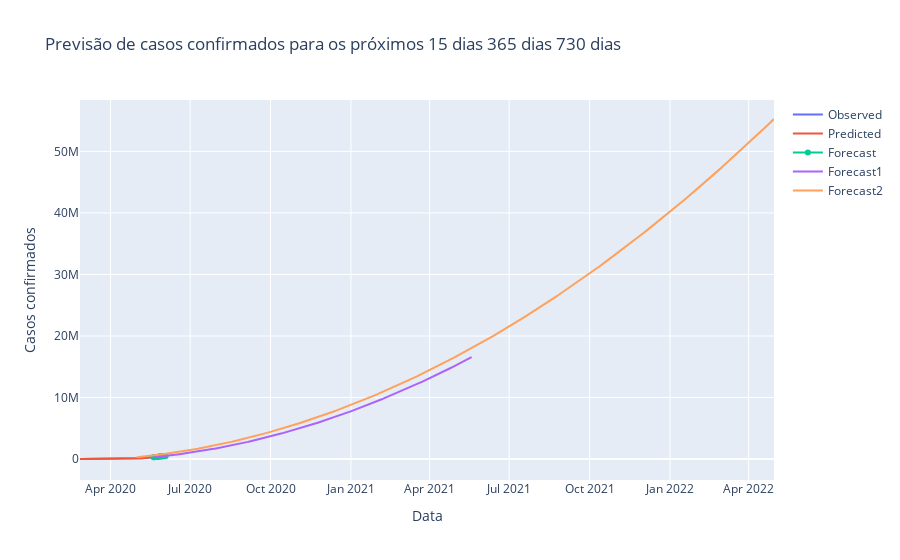

The notebook cell this image was saved under:
### Code cell
fig = go.Figure(go.Scatter(
    x=confirmados.index, y=confirmados, name='Observed'
))

fig.add_trace(go.Scatter(x=confirmados.index, y = modelo.predict_in_sample(), name='Predicted'))

fig.add_trace(go.Scatter(x=pd.date_range('2020-05-20', '2020-06-05'), y=modelo.predict(15), name='Forecast'))
fig.add_trace(go.Scatter(x=pd.date_range('2020-05-20', '2021-05-20'), y=modelo.predict(365), name='Forecast1'))
fig.add_trace(go.Scatter(x=pd.date_range('2020-05-01', '2022-05-01'), y=modelo.predict(730), name='Forecast2'))

fig.update_layout(title='Previsão de casos confirmados para os próximos 15 dias 365 dias 730 dias',
                 yaxis_title='Casos confirmados', xaxis_title='Data')
fig
